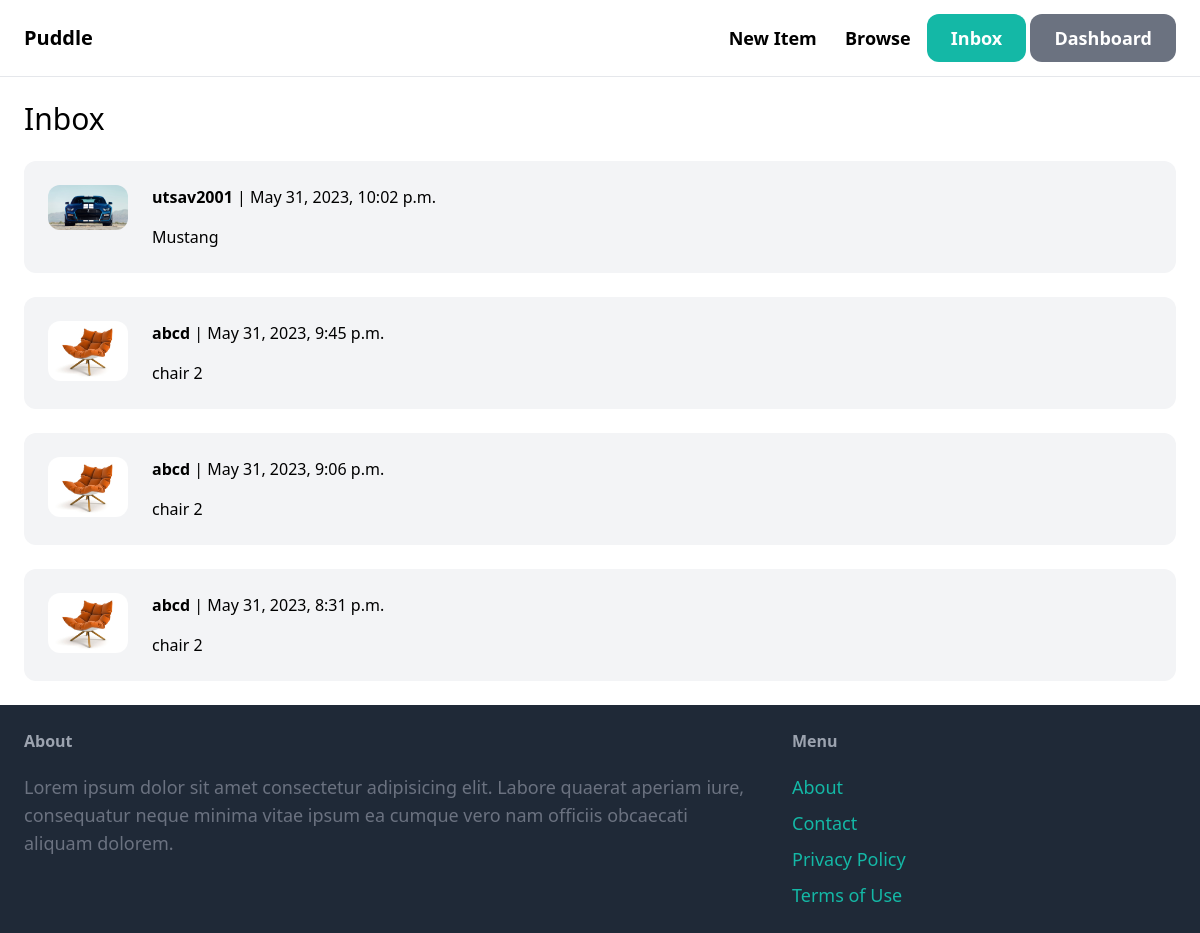
The page /inbox/ (signed in) on the database its author committed.
### conversation/models.py (models this page shows)
class Conversation(models.Model):
    item = models.ForeignKey(Item,
                             related_name = 'conversations',
                             on_delete=models.CASCADE)
    members = models.ManyToManyField(User,
                                     related_name='conversations')
    created_at=models.DateTimeField(auto_now_add=True)
    modified_at=models.DateTimeField(auto_now=True)
    class Meta:
        ordering=('-modified_at',)

### item/models.py (models this page shows, shortened)
class Item(models.Model):
    category = models.ForeignKey(Category, related_name = 'items', on_delete=models.CASCADE)
    name = models.CharField(max_length=255)
    description = models.TextField(blank = True, null = True)
    price = models.FloatField()
    image = models.ImageField(upload_to = 'item_images', blank = True, null = True)
    is_sold = models.BooleanField(default = False)
    created_by = models.ForeignKey(User, related_name = 'items' ,on_delete = models.CASCADE)
    creaetd_at = models.TimeField( auto_now_add=True)

### conversation/views.py (the view)
# urls.py: path('', views.inbox, name = 'inbox'),
@login_required
def inbox(request):
    conversations = Conversation.objects.filter( members__in=[request.user.id])
    return render(request, 'conversation/inbox.html',{
        'conversations':conversations,
    })

### conversation/templates/conversation/inbox.html (shortened to what this page needs)
{% extends 'core/base.html' %}
{% block content %}
    <h1 class="mb-6 text-3xl"> Inbox </h1>
    <div class="space-y-6">
        {% for conversation in conversations %}
            <a href="{% url 'conversation:detail' conversation.id %}" class="block">
                <div class="p-6 flex bg-gray-100 rounded-xl">
                    <div class="pr-6 ">
                        <img src=" {{conversation.item.image.url}}" class="w-20 rounded-xl">
                    </div>
                    <div>
                        {% for member in conversation.members.all %}
                            {% if member != request.user %}
                                <p class="mb-4"> <strong>{{member.username}}</strong> | {{conversation.modified_at}}</p>
                                <p>{{ conversation.item.name }}</p>
                            {% endif %}
                        {%endfor%}
                    </div>
                </div>
            </a>
        {% endfor %}
    </div>
{% endblock %}

### rows shown on the page
Conversation: item.image (picture), modified_at "May 31, 2023, 10:02 p.m.", item.name "Mustang"
Conversation: item.image (picture), modified_at "May 31, 2023, 9:45 p.m.", item.name "chair 2"
Conversation: item.image (picture), modified_at "May 31, 2023, 9:06 p.m.", item.name "chair 2"
Conversation: item.image (picture), modified_at "May 31, 2023, 8:31 p.m.", item.name "chair 2"

### other values the page prints
{{ member.username }} "utsav2001"
{{ member.username }} "abcd"
